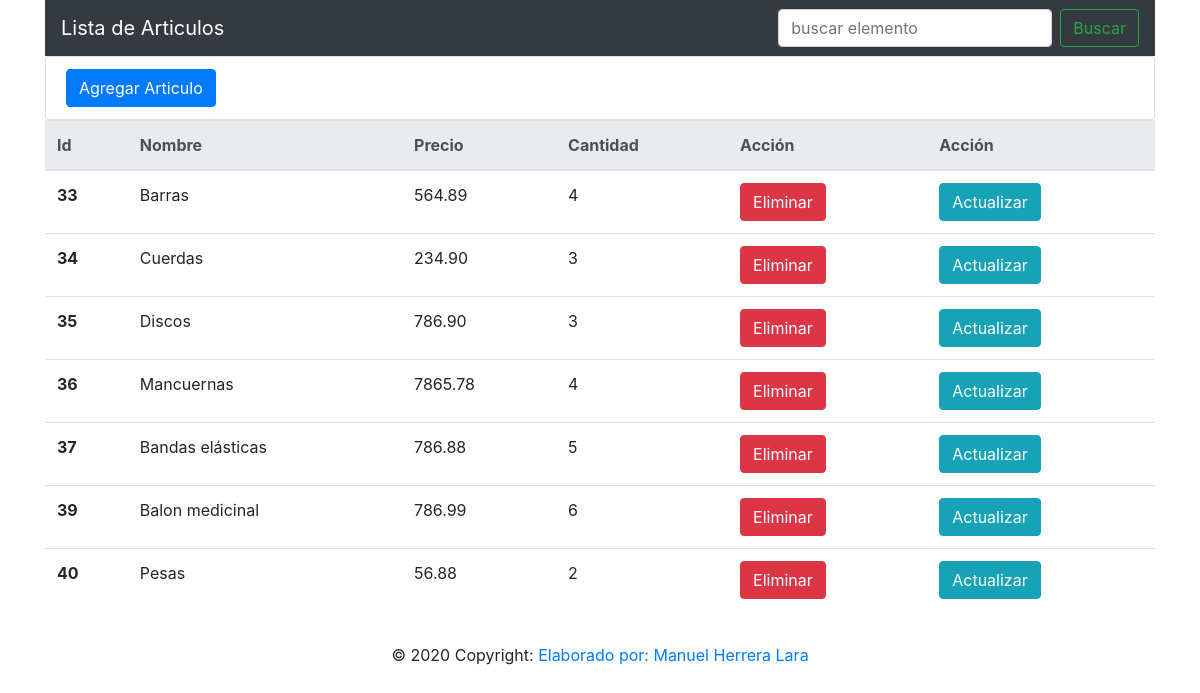
Page /articulos/lista/ on the earlier database version.
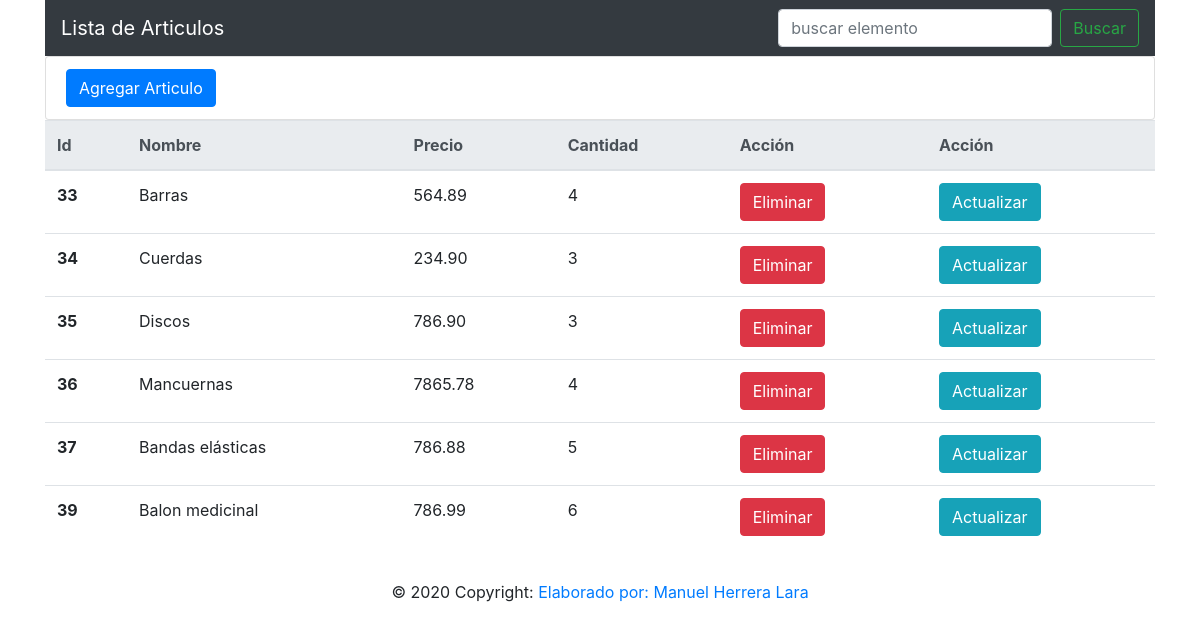
Same page on the later database version.
### articulos/models.py (models this page shows, shortened)
class Articulo(models.Model):
    nombre = models.CharField("Nombre", max_length=100)
    cantidad = models.IntegerField("Stock")
    precio = models.DecimalField("Precio unitario", max_digits=10, decimal_places=2)
    descripcion = models.TextField("Descripción", null=True, blank=True)

### articulos/views.py (the view)
# urls.py: path('lista/', views.lista, name="lista_articulos"),
def lista(request):
    articulos = Articulo.objects.all()
    return render(request, 'articulos/lista_articulos.html', {'articulos': articulos})

### articulos/templates/articulos/lista_articulos.html
{% extends 'articulos/base.html' %}
{% block content%}
    <div class="container">
        <div>
            <ul class="list-group">
                <li class="list-group-item">
                    <a href="{% url 'articulos:agregar' %}">
                        <button type="button" class="btn btn-primary">Agregar Articulo</button>
                    </a>
                </li>
            </ul>
        </div>
        <table class="table">
            <thead class="thead-light">
                <tr>
                    <th scope="col">Id</th>
                    <th scope="col">Nombre</th>
                    <th scope="col">Precio</th>
                    <th scope="col">Cantidad</th>
                    <th acope="col">Acción</th>
                    <th scope="col">Acción</th>
                </tr>
            </thead>
            <tbody>
                {% for articulo in articulos %}
                    <tr>
                        <th scope="row">{{ articulo.id }}</th>
                        <td>{{ articulo.nombre }}</td>
                        <td>{{ articulo.precio }}</td>
                        <td>{{ articulo.cantidad }}</td>
                        <td>
                            <a href="{% url 'articulos:eliminar' articulo.id %}">
                                <button type="button" class="btn btn-danger">Eliminar</button>
                            </a>
                        </td>
                        <td>
                            <a href="{% url 'articulos:actualizar' articulo.id %}">
                                <button type="button" class="btn btn-info">Actualizar</button>
                            </a>
                        </td>
                    </tr>
                {% endfor %}
            </tbody>
        </table>
    </div>
{% endblock%}

Differences in the rows shown:
removed Articulo: id "40", nombre "Pesas", precio "56.88", cantidad "2"
